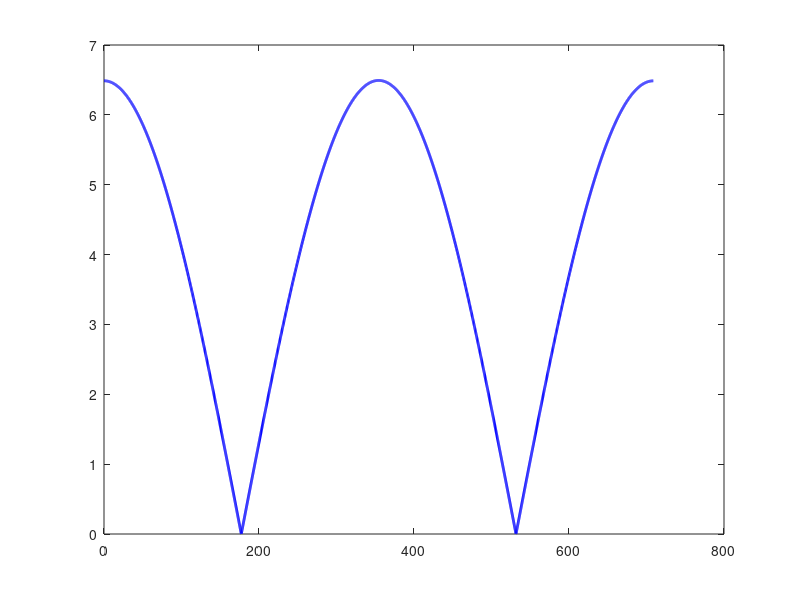

This chart was generated by the following MATLAB code: (Note: this script raises an error after producing the figure.)
clear; clc; close all;

n       = 2831;
Tau     = deg2rad(-1.545);
Y       = 346.71;
t_0     = -1.23;
azi_p   = deg2rad([0, 180]);
T_total = 708.75;
dt      = 0.25;
t       = 0:dt:T_total;
N       = length(t);

R_moon    = 1737400;
h_panel   = 0.3;
theta_dip = acos(R_moon / (R_moon + h_panel));

L       = deg2rad(-91);
omega   = 360 / 708.75;
E       = deg2rad(90);
G_sc    = 1361;
I_illum = 0.3543;

panel_area     = (0.45 * 0.15) * .75;
panel_eff      = 0.28;
inc_derate     = 0.95;
panel_mass_per_m2 = 2.0;   % kg/m2
batt_specific_energy = 200; % Wh/kg 

B_arr      = zeros(1, N);
G_flux_arr = zeros(1, N);
P_elec_arr = zeros(1, N);

for i = 1:N
    ti = t(i);
    d  = Tau * sin(deg2rad(360/Y * (n + ti/24 - t_0)));
    H  = deg2rad(omega * (T_total/2 - ti));
    B  = asin(cos(L)*cos(d)*cos(H) + sin(L)*sin(d));
    B_arr(i) = B;
    cb = cos(B);

    if abs(cb) > 1e-10
        azi_s = asin(max(-1, min(1, cos(d)*sin(H)/cb)));
    else
        azi_s = 0;
    end

    G_total = 0;
    if B > -theta_dip
        for p = 1:2
            cos_theta = cos(B)*cos(azi_s - azi_p(p)) + sin(B)*cos(E);
            if cos_theta > 0
                G_total = G_total + G_sc * cos_theta;
            end
        end
    end

    G_flux_arr(i) = G_total * I_illum;
    P_elec_arr(i) = G_flux_arr(i) * panel_area * panel_eff * inc_derate;
end

P_avg = mean(P_elec_arr);
P_max = max(P_elec_arr);

% Electrical power output
figure;
plot(t, P_elec_arr, 'b', 'LineWidth', 2);
hold on;
yline(P_avg, 'r--', 'LineWidth', 1.5, 'LabelHorizontalAlignment', 'left');
hold off;
xlabel('Time [hr]');
ylabel('Electrical Power [W]');
title('Electrical Power Output');
legend('Power output', sprintf('Average: %.2f W', P_avg), 'Location', 'best');
grid on;
ylim([0, inf]);

% Energy budget per 1 km traverse
speeds    = [0.005, 0.010, 0.015, 0.020, 0.025];
P_base    = 25.0;
t_trav    = (1000 ./ speeds) / 3600;   % hours
E_solar   = P_avg  .* t_trav;
E_base    = P_base .* t_trav;
E_required = max(E_base - E_solar, 0); % battery must supply this

figure;
x = 1:length(speeds);
b = bar(x, [E_solar; E_required]', 'stacked');
b(1).FaceColor = [0.20 0.63 0.17];
b(2).FaceColor = [0.84 0.15 0.16];
xticks(x);
xticklabels(arrayfun(@(s) sprintf('%.3f m/s', s), speeds, 'UniformOutput', false));
xlabel('Rover Speed');
ylabel('Energy [Wh]');
title('Energy Budget per 1 km Traverse — Region 7');
legend('Solar energy provided [Wh]', 'Battery required [Wh]', 'Location', 'northeast');
grid on;

% Mass comparison: with vs. without solar
panel_mass     = 2*(panel_area * panel_mass_per_m2);
batt_no_solar  = E_base     ./ batt_specific_energy;
batt_w_solar   = (E_required ./ batt_specific_energy) + panel_mass;

figure;
bar_data = [batt_no_solar; batt_w_solar; repmat(panel_mass, 1, length(speeds))]';
b2 = bar(x, bar_data);
b2(1).FaceColor = [0.84 0.15 0.16];
b2(2).FaceColor = [0.20 0.63 0.17];
b2(3).FaceColor = [0.12 0.47 0.71];
ylabel('Mass [kg]');
xticks(x);
xticklabels(arrayfun(@(s) sprintf('%.3f m/s', s), speeds, 'UniformOutput', false));
xlabel('Rover Speed');
title('Mass Comparison: Battery vs Solar Panel');
legend('Battery mass (no solar)', 'Battery + Solar mass (with solar)', ...
       'Solar panel mass', 'Location', 'northeast');
grid on;
